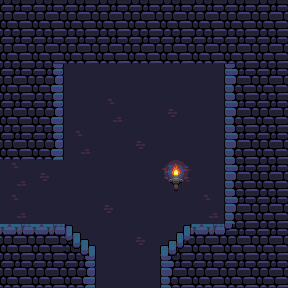

Tiled map render using the project's own tile images. Description and the map definition, with tile-layer contents summarised, below:
An orthogonal 9x9 tile map with 32x32 px tiles, 4 tile layers (Background, Foreground, Sensor, Decoration), 2 tilesets.

<map version="1.0" orientation="orthogonal" renderorder="right-down" width="9" height="9" tilewidth="32" tileheight="32" nextobjectid="1">
 <tileset firstgid="1" name="oppcastle-mod-tiles" tilewidth="32" tileheight="32">
  <image source="oppcastle-mod-tiles.png" width="480" height="352" />
 </tileset>
 <tileset firstgid="166" name="oppcastle-tiles_0" tilewidth="32" tileheight="32">
  <image source="oppcastle-tiles_0.png" width="416" height="352" />
 </tileset>
 <layer name="Background" width="9" height="9">
  <data>[81 cells, 81 non-empty, 4 distinct tile ids]</data>
 </layer>
 <layer name="Foreground" width="9" height="9">
  <data>[81 cells, 48 non-empty, 7 distinct tile ids]</data>
 </layer>
 <layer name="Sensor" width="9" height="9">
  <data>[81 cells, 4 non-empty, 2 distinct tile ids]</data>
 </layer>
 <layer name="Decoration" width="9" height="9">
  <data>[81 cells, 0 non-empty, 0 distinct tile ids]</data>
 </layer>
</map>
